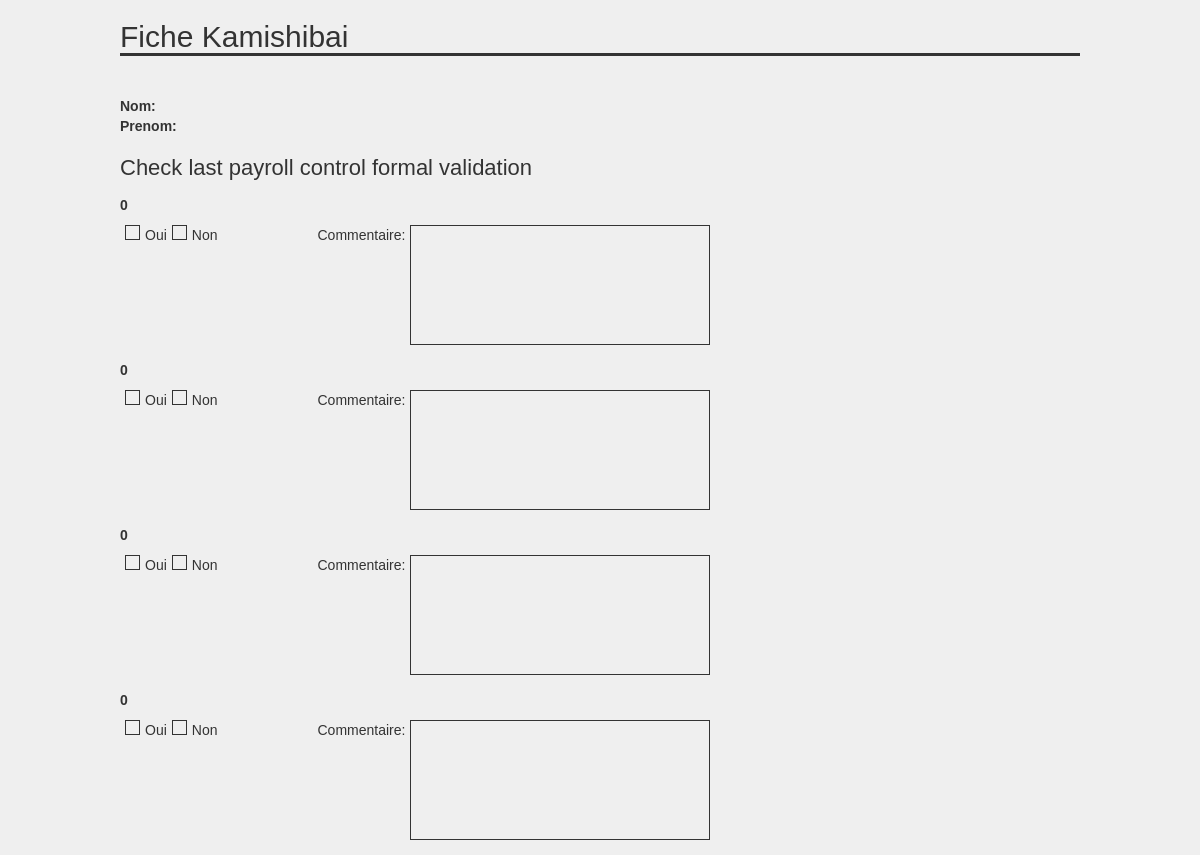
Page /codir/kamishibai/imprimer_fiche.php?id=1 on the committed database.
### tables this page shows
CREATE TABLE `codir_kamishibai_reponse` (
  `id` int(11) NOT NULL,
  `kamishibai` int(11) NOT NULL,
  `profil` int(11) NOT NULL,
  `reponse1` tinyint(4) NOT NULL DEFAULT '0',
  `reponse2` tinyint(4) NOT NULL DEFAULT '0',
  `reponse3` tinyint(4) NOT NULL DEFAULT '0',
  `reponse4` tinyint(4) NOT NULL DEFAULT '0',
  `commentaire1` text NOT NULL,
  `commentaire2` text NOT NULL,
  `commentaire3` text NOT NULL,
  `commentaire4` text NOT NULL,
  `cloture` tinyint(4) NOT NULL,
  `date_cloture` datetime NOT NULL
);

CREATE TABLE `codir_kamishibai` (
  `id` int(11) NOT NULL,
  `ligne` varchar(255) NOT NULL,
  `titre` text NOT NULL,
  `question1` text NOT NULL,
  `question2` text NOT NULL,
  `question3` text NOT NULL,
  `question4` text NOT NULL
);

### codir/kamishibai/imprimer_fiche.php (the view, shortened to what this page needs)
<?php
include_once "../../needed.php";
$Query = $bdd->prepare('SELECT codir_kamishibai_reponse.id as id_reponse, codir_kamishibai.*, profil.*  FROM codir_kamishibai_reponse
    LEFT JOIN codir_kamishibai ON codir_kamishibai.id = codir_kamishibai_reponse.kamishibai
    LEFT JOIN profil ON profil.id = codir_kamishibai_reponse.profil
    WHERE codir_kamishibai_reponse.id = ?');
$Query->execute(array($_GET['id']));
$Data = $Query->fetch();
?>
<body>
<div style="
    width: 80%;
    margin: 0 auto;
">
    <h2>Fiche Kamishibai</h2>
    <p>
        <b>Nom:</b> <?php echo $Data['nom']; ?><br>
        <b>Prenom:</b> <?php echo $Data['prenom']; ?>
    </p>
    <h4 style="
            margin-top: 20px;"><?php echo $Data['titre']; ?></h4>
    <p>
        <b><?php echo $Data['question1']; ?></b>
        <div style="
                display: flex;
    ">
        <div style="
                width: 15px;
                height: 15px;
                border-style: solid;
                border-width: 1px;
                margin: 5px;
                margin-top: 0px;
        "></div>
        Oui
        <div style="
                width: 15px;
                height: 15px;
                border-style: solid;
                border-width: 1px;
                margin: 5px;
                margin-top: 0px;
        "></div>
            Non
            <div style="width: 100px"></div>
            Commentaire:
            <div style="
                width: 300px;
                height: 120px;
                border-style: solid;
                border-width: 1px;
                margin: 5px;
                margin-top: 0px;
        "></div>
        </div>
    </p>
    <p>
        <b><?php echo $Data['question2']; ?></b>
    <div style="
            display: flex;
">
        <div style="
            width: 15px;
            height: 15px;
            border-style: solid;
            border-width: 1px;
            margin: 5px;
            margin-top: 0px;
    "></div>
        Oui
        <div style="
            width: 15px;
            height: 15px;
            border-style: solid;
            border-width: 1px;
            margin: 5px;
            margin-top: 0px;
    "></div>
        Non
        <div style="width: 100px"></div>
        Commentaire:
        <div style="
            width: 300px;
            height: 120px;
            border-style: solid;
            border-width: 1px;
            margin: 5px;
            margin-top: 0px;
    "></div>
    </div>
    </p>
    <p>
        <b><?php echo $Data['question3']; ?></b>
    <div style="
            display: flex;
">
        <div style="
            width: 15px;
            height: 15px;
            border-style: solid;
            border-width: 1px;
            margin: 5px;
            margin-top: 0px;
    "></div>
        Oui
        <div style="
            width: 15px;
            height: 15px;
            border-style: solid;
            border-width: 1px;
            margin: 5px;
            margin-top: 0px;
    "></div>
        Non
        <div style="width: 100px"></div>
        Commentaire:
        <div style="
            width: 300px;
            height: 120px;
            border-style: solid;
            border-width: 1px;
            margin: 5px;
            margin-top: 0px;
    "></div>
    </div>
    </p>
    <p>
        <b><?php echo $Data['question4']; ?></b>
    <div style="
            display: flex;
">
        <div style="
            width: 15px;
            height: 15px;
            border-style: solid;
            border-width: 1px;
            margin: 5px;
            margin-top: 0px;
    "></div>
        Oui
        <div style="
            width: 15px;
            height: 15px;
            border-style: solid;
            border-width: 1px;
            margin: 5px;
            margin-top: 0px;
    "></div>
        Non
        <div style="width: 100px"></div>
        Commentaire:
        <div style="
            width: 300px;
            height: 120px;
            border-style: solid;
            border-width: 1px;
            margin: 5px;
            margin-top: 0px;
    "></div>
    </div>
    </p>
</div>
</body>

### css/base.css (style rules this page uses)
body { background-color: #efefef; font-family: 'clio', helvetica, sans-serif; }
h2 { font-size: 30px; font-weight: 500; border-bottom-style: solid !important; border-bottom: 3px; margin-bottom: 40px; }
h4 { font-size: 22px; margin-bottom: 15px; }

### rows in the picture
codir_kamishibai_reponse: codir_kamishibai.titre "Check last payroll control formal validation", codir_kamishibai.question1 "0", codir_kamishibai.question2 "0", codir_kamishibai.question3 "0", codir_kamishibai.question4 "0"
